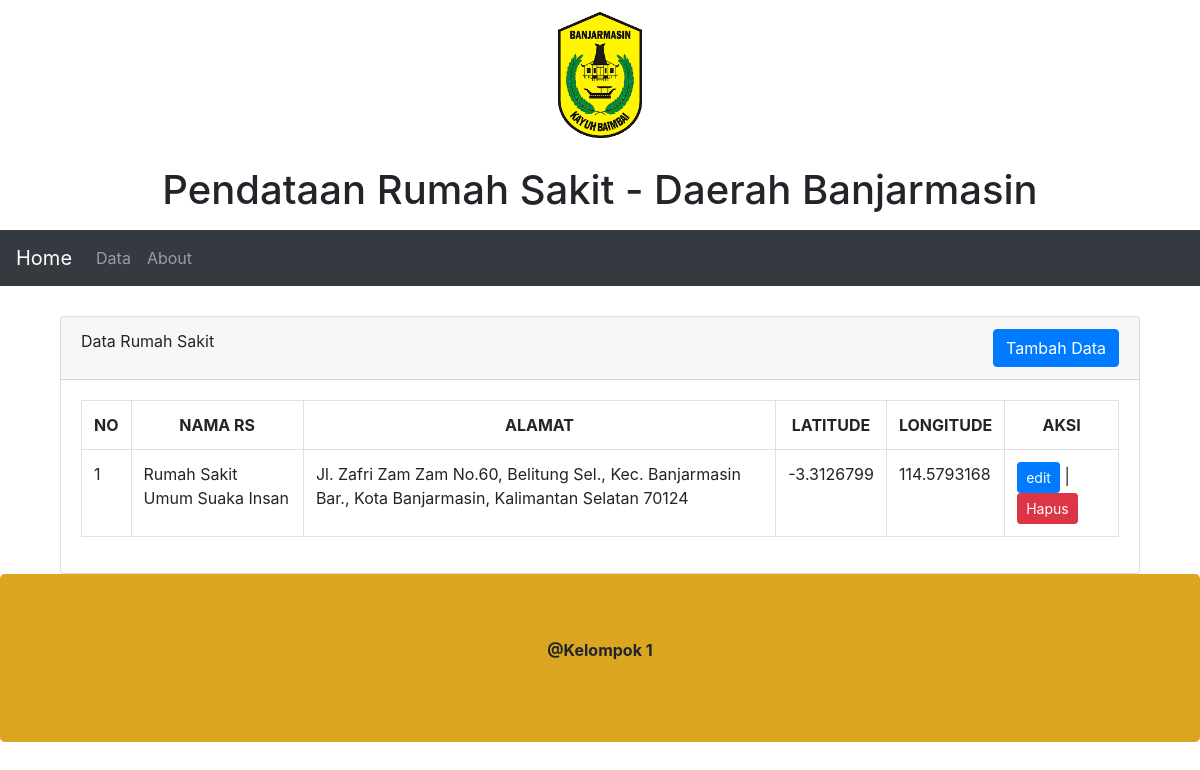
Page /data.php?cari=Rumah Sakit Umum Suaka Insan on the committed database.
### tables this page shows
CREATE TABLE `datamap` (
  `id` int(11) NOT NULL,
  `nama_rs` varchar(100) NOT NULL,
  `alamat` text NOT NULL,
  `latitude` varchar(50) NOT NULL,
  `longitude` varchar(50) NOT NULL
);

### data.php (the view, shortened to what this page needs)
<!DOCTYPE html>
<html lang="en">
<head>
    <link rel="stylesheet" href="https://maxcdn.bootstrapcdn.com/bootstrap/4.5.2/css/bootstrap.min.css">
</head>
<body>
    <div class="text-center" style="margin-bottom:0">
        <img src="img/Logo.png" alt="">
        <p>
        <h1>Pendataan Rumah Sakit - Daerah Banjarmasin</h1>
        </p>
    </div>
    <nav class="navbar navbar-expand-sm bg-dark navbar-dark">
        <a class="navbar-brand" href="index.php">Home</a>
        <div class="collapse navbar-collapse" id="collapsibleNavbar">
            <ul class="navbar-nav">
                <li class="nav-item">
                    <a class="nav-link" href="data.php">Data</a>
                </li>
                <li class="nav-item">
                    <a class="nav-link" href="about.php">About</a>
                </li>
            </ul>
        </div>
    </nav>
    <div class="container" style="margin-top:30px">
        <div class="container">
    <div class="row justify-content-center">
        <div class="col-sm-12">
            <div class="card">
                <div class="card-header">
                    Data Rumah Sakit
                    <a href="create.php" class="btn btn-md btn-primary float-right">Tambah Data</a>
                </div>
                <div class="card-body">
                   <div class="table-responsive">
                    <table class="table table-bordered">
                        <tr align="center">
                            <th>NO</th>
                            <th>NAMA RS</th>
                            <th>ALAMAT</th>
                            <th>LATITUDE</th>
                            <th>LONGITUDE</th>
                            <th>AKSI</th>
                        </tr>
                        <?php
                            include "koneksi.php";
                            $no =1;
                            $tampil = mysqli_query($koneksi, "SELECT * FROM datamap");
                            if (isset($_GET['cari'])) {
                                $tampil = mysqli_query($koneksi, "SELECT * FROM datamap WHERE nama_rs LIKE '%".$_GET['cari']."%'");
                            }
                            while($data=mysqli_fetch_array($tampil))
                            {
                        ?>
                        <tr>
                            <td> <?php echo $no++; ?> </td>
                            <td> <?php echo $data['nama_rs']; ?> </td>
                            <td> <?php echo $data['alamat']; ?> </td>
                            <td> <?php echo $data['latitude']; ?> </td>
                            <td> <?php echo $data['longitude']; ?> </td>
                            <td>
                                <a href="edit.php?id=<?php echo $data['id']; ?>" class="btn btn-sm btn-primary">edit</a> |
                                <a href="delete.php?id=<?php echo $data['id']; ?>" class="btn btn-sm btn-danger">Hapus</a>
                            </td>
                        </tr>
                        <?php } ?>
                    </table>
                   </div>
                </div>
            </div>
        </div>
    </div>
</div>
    </div>
    <div class="jumbotron text-center" style="margin-bottom:0">
        <p><b>@Kelompok 1</b></p>
    </div>
</body>
</html>

### data.php (style rules this page uses)
img { height: 150px; }
.jumbotron { background-color: #DAA520; }

### rows in the picture
datamap: nama_rs "Rumah Sakit Umum Suaka Insan", alamat "Jl. Zafri Zam Zam No.60, Belitung Sel., Kec. Banjarmasin Bar., Kota Banjarmasin, Kalimantan Selatan 70124", latitude "-3.3126799", longitude "114.5793168"
